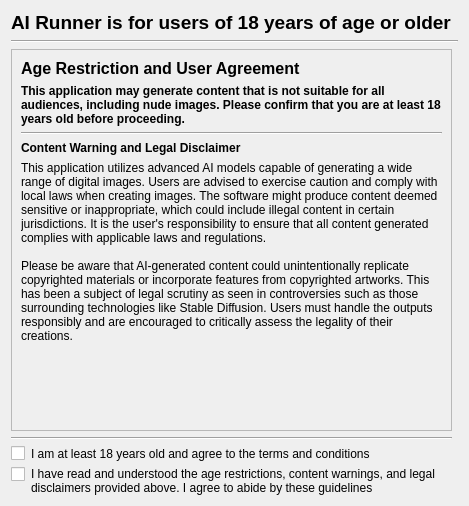
<?xml version="1.0" encoding="UTF-8"?>
<ui version="4.0">
 <class>age_restriction_warning</class>
 <widget class="QWidget" name="age_restriction_warning">
  <property name="geometry">
   <rect>
    <x>0</x>
    <y>0</y>
    <width>460</width>
    <height>506</height>
   </rect>
  </property>
  <property name="sizePolicy">
   <sizepolicy hsizetype="Preferred" vsizetype="Preferred">
    <horstretch>0</horstretch>
    <verstretch>0</verstretch>
   </sizepolicy>
  </property>
  <property name="minimumSize">
   <size>
    <width>0</width>
    <height>0</height>
   </size>
  </property>
  <property name="windowTitle">
   <string>Form</string>
  </property>
  <layout class="QGridLayout" name="gridLayout">
   <item row="5" column="0">
    <layout class="QFormLayout" name="formLayout_2">
     <item row="0" column="0">
      <widget class="QCheckBox" name="checkBox">
       <property name="font">
        <font>
         <bold>false</bold>
        </font>
       </property>
       <property name="text">
        <string/>
       </property>
      </widget>
     </item>
     <item row="0" column="1">
      <widget class="QLabel" name="label_7">
       <property name="text">
        <string>I am at least 18 years old and agree to the terms and conditions</string>
       </property>
       <property name="wordWrap">
        <bool>true</bool>
       </property>
      </widget>
     </item>
    </layout>
   </item>
   <item row="1" column="0" colspan="2">
    <widget class="Line" name="line">
     <property name="orientation">
      <enum>Qt::Orientation::Horizontal</enum>
     </property>
    </widget>
   </item>
   <item row="3" column="0">
    <widget class="Line" name="line_3">
     <property name="orientation">
      <enum>Qt::Orientation::Horizontal</enum>
     </property>
    </widget>
   </item>
   <item row="2" column="0">
    <widget class="QScrollArea" name="scrollArea">
     <property name="widgetResizable">
      <bool>true</bool>
     </property>
     <widget class="QWidget" name="scrollAreaWidgetContents">
      <property name="geometry">
       <rect>
        <x>0</x>
        <y>0</y>
        <width>420</width>
        <height>483</height>
       </rect>
      </property>
      <layout class="QGridLayout" name="gridLayout_2">
       <item row="4" column="0">
        <widget class="QLabel" name="label_5">
         <property name="text">
          <string>This application utilizes advanced AI models capable of generating a wide range of digital images. Users are advised to exercise caution and comply with local laws when creating images. The software might produce content deemed sensitive or inappropriate, which could include illegal content in certain jurisdictions. It is the user's responsibility to ensure that all content generated complies with applicable laws and regulations.

Please be aware that AI-generated content could unintentionally replicate copyrighted materials or incorporate features from copyrighted artworks. This has been a subject of legal scrutiny as seen in controversies such as those surrounding technologies like Stable Diffusion. Users must handle the outputs responsibly and are encouraged to critically assess the legality of their creations.</string>
         </property>
         <property name="wordWrap">
          <bool>true</bool>
         </property>
        </widget>
       </item>
       <item row="1" column="0">
        <widget class="QLabel" name="label_3">
         <property name="font">
          <font>
           <italic>false</italic>
           <bold>true</bold>
          </font>
         </property>
         <property name="text">
          <string>This application may generate content that is not suitable for all audiences, including nude images. Please confirm that you are at least 18 years old before proceeding.</string>
         </property>
         <property name="wordWrap">
          <bool>true</bool>
         </property>
        </widget>
       </item>
       <item row="0" column="0">
        <widget class="QLabel" name="label_4">
         <property name="font">
          <font>
           <pointsize>12</pointsize>
           <bold>true</bold>
          </font>
         </property>
         <property name="text">
          <string>Age Restriction and User Agreement</string>
         </property>
        </widget>
       </item>
       <item row="2" column="0">
        <widget class="Line" name="line_4">
         <property name="orientation">
          <enum>Qt::Orientation::Horizontal</enum>
         </property>
        </widget>
       </item>
       <item row="3" column="0">
        <widget class="QLabel" name="label_2">
         <property name="font">
          <font>
           <bold>true</bold>
          </font>
         </property>
         <property name="text">
          <string>Content Warning and Legal Disclaimer</string>
         </property>
        </widget>
       </item>
       <item row="5" column="0">
        <spacer name="verticalSpacer_2">
         <property name="orientation">
          <enum>Qt::Orientation::Vertical</enum>
         </property>
         <property name="sizeHint" stdset="0">
          <size>
           <width>20</width>
           <height>40</height>
          </size>
         </property>
        </spacer>
       </item>
      </layout>
     </widget>
    </widget>
   </item>
   <item row="8" column="0">
    <layout class="QFormLayout" name="formLayout">
     <item row="0" column="0">
      <widget class="QCheckBox" name="checkBox_2">
       <property name="font">
        <font>
         <bold>true</bold>
        </font>
       </property>
       <property name="text">
        <string/>
       </property>
      </widget>
     </item>
     <item row="0" column="1">
      <widget class="QLabel" name="label_6">
       <property name="text">
        <string>I have read and understood the age restrictions, content warnings, and legal disclaimers provided above. I agree to abide by these guidelines</string>
       </property>
       <property name="wordWrap">
        <bool>true</bool>
       </property>
      </widget>
     </item>
    </layout>
   </item>
   <item row="0" column="0">
    <widget class="QLabel" name="label">
     <property name="font">
      <font>
       <pointsize>14</pointsize>
       <bold>true</bold>
      </font>
     </property>
     <property name="text">
      <string>AI Runner is for users of 18 years of age or older</string>
     </property>
    </widget>
   </item>
  </layout>
 </widget>
 <resources/>
 <connections>
  <connection>
   <sender>checkBox</sender>
   <signal>toggled(bool)</signal>
   <receiver>age_restriction_warning</receiver>
   <slot>age_agreement_clicked(bool)</slot>
   <hints>
    <hint type="sourcelabel">
     <x>17</x>
     <y>411</y>
    </hint>
    <hint type="destinationlabel">
     <x>-4</x>
     <y>378</y>
    </hint>
   </hints>
  </connection>
  <connection>
   <sender>checkBox_2</sender>
   <signal>toggled(bool)</signal>
   <receiver>age_restriction_warning</receiver>
   <slot>read_agreement_clicked(bool)</slot>
   <hints>
    <hint type="sourcelabel">
     <x>14</x>
     <y>454</y>
    </hint>
    <hint type="destinationlabel">
     <x>-2</x>
     <y>447</y>
    </hint>
   </hints>
  </connection>
 </connections>
 <slots>
  <slot>age_agreement_clicked(bool)</slot>
  <slot>read_agreement_clicked(bool)</slot>
 </slots>
</ui>
